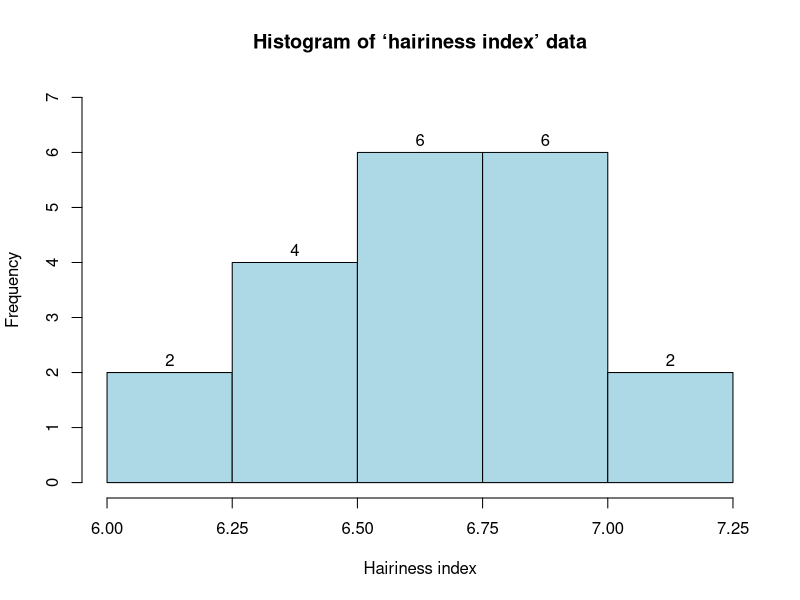
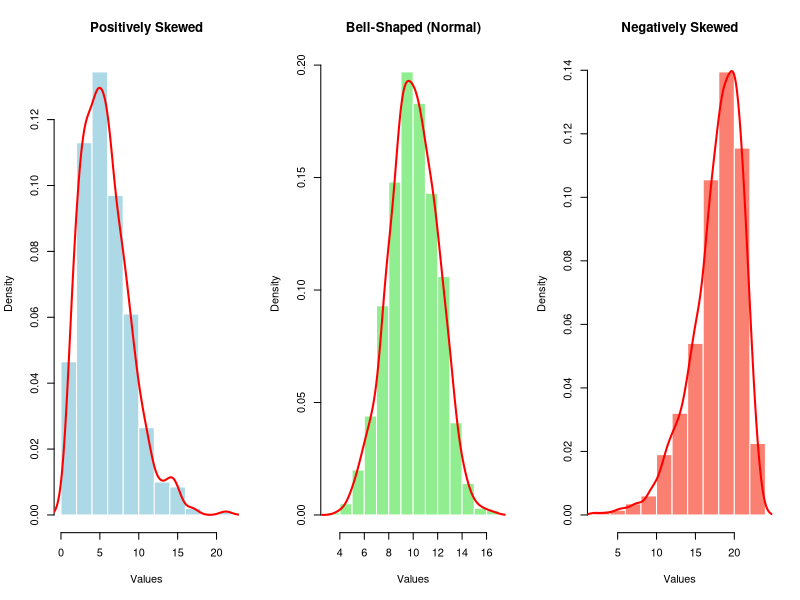

These figures' R source, in order:
## ---- chunk 1

medical_df <- data.frame( ID = c(132414, 454543, 232134, 314132, 453255, 543545, 342342, 563654, 465566), Age = c(33, 25, 41, 55, 46, 35, 28, 41, 27), State = c("DHK", "CTG", "RAJ", "KHL", "CTG", "CTG", "BAR", "NOA", "DHK"), Expenditures = c(375, 1450, 908, 3480, 2480, 8550, 320, 24350, 1850) )

knitr::kable(medical_df, caption = "Typical Rectangular Data Set")
## ---- chunk 2
histo<-c(6.72, 6.52, 6.00, 6.85, 6.08, 6.64, 6.88, 6.91, 6.35, 6.52, 6.26, 7.20, 7.12, 6.36, 6.82, 6.53, 6.78, 6.75, 6.49, 6.62)

breaks <- seq(6, 7.25, by = 0.25)

freq_table <- table(
  cut(histo,
      breaks = breaks,
      right = FALSE,
      include.lowest = TRUE)
)

#freq_table

## ---- chunk 3
h <- hist(histo,main = "Histogram of ‘hairiness index’ data",
          xlab = "Hairiness index",
          breaks = seq(6, 7.25, by = 0.25),
          labels = TRUE,
          right = FALSE,
          include.lowest = TRUE,
          col = "lightblue",
          border = "black",
          ylim = c(0,7),
          xaxt = "n")   # suppress default x-axis

axis(1, at = seq(6, 7.25, by = 0.25))
## ---- chunk 4
# Set up a multi-panel plot: 1 row, 3 columns
par(mfrow = c(1, 3))

# 1. Positively Skewed Distribution
# Generate data using Gamma distribution which is naturally positively skewed
# We generate a dataset of 1000 points.
set.seed(123) # for reproducibility
data_pos <- rgamma(1000, shape = 3, scale = 2)

# Create the histogram
hist(data_pos,
     breaks = 10,           # Set the number of bins
     probability = TRUE,    # Plot density, not counts
     col = "lightblue",    # Bar color
     border = "white",     # Border color
     main = "Positively Skewed", # Title
     xlab = "Values",       # X-axis label
     ylab = "Density"       # Y-axis label
)

# Add a density line for emphasis
lines(density(data_pos), col = "red", lwd = 2)


# 2. Bell-Shaped (Symmetric) Distribution
# Generate data using Normal (Gaussian) distribution
# 1000 points with mean 10 and standard deviation 2.
data_normal <- rnorm(1000, mean = 10, sd = 2)

# Create the histogram
hist(data_normal,
     breaks = 10,
     probability = TRUE,
     col = "lightgreen",
     border = "white",
     main = "Bell-Shaped (Normal)",
     xlab = "Values",
     ylab = "Density"
)

# Add a density line
lines(density(data_normal), col = "red", lwd = 2)


# 3. Negatively Skewed Distribution
# Approach: Create a negatively skewed dataset by transforming a positively skewed one.
# Generate another Gamma dataset.
data_pos_temp <- rgamma(1000, shape = 3, scale = 2)

# "Flip" the data across the x-axis, then shift it.
# This results in a distribution with a tail extending to the left (negative skew).
# We choose values to keep the resulting data positive for the plot.
data_neg <- (max(data_pos_temp) + 2) - data_pos_temp

# Create the histogram
hist(data_neg,
     breaks = 10,
     probability = TRUE,
     col = "salmon",
     border = "white",
     main = "Negatively Skewed",
     xlab = "Values",
     ylab = "Density"
)

# Add a density line
lines(density(data_neg), col = "red", lwd = 2)

# Restore default plotting parameters (1x1 layout)
par(mfrow = c(1, 1))
